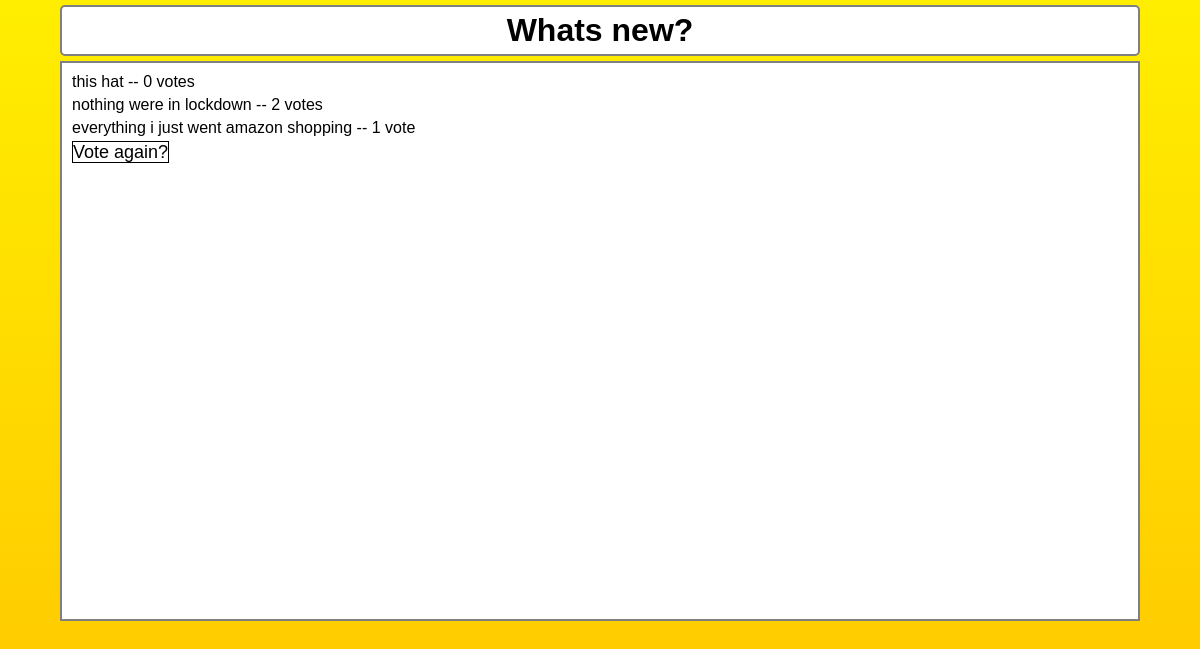
Page /polls/1/results/ on the committed database.
### polls/models.py (models this page shows, shortened)
class Question(models.Model):
    question_text = models.CharField(max_length=200)
    pub_date = models.DateTimeField('date published')
    def was_published_recently(self):
        now = timezone.now()
        return now - datetime.timedelta(days=1) <= self.pub_date <= now
    was_published_recently.admin_order_field = 'pub_date'
    was_published_recently.boolean = True
    was_published_recently.short_description = 'Published recently?'

class Choice(models.Model):
    question = models.ForeignKey(Question, on_delete=models.CASCADE)
    choice_text = models.CharField(max_length=200)
    votes = models.IntegerField(default=0)

### polls/views.py (the view)
# urls.py: path('<int:pk>/results/', views.ResultsView.as_view(), name='results'),
class ResultsView(generic.DetailView):
    model = Question
    template_name = 'polls/results.html'

### polls/templates/polls/results.html (shortened to what this page needs)
<!DOCTYPE html>
<html lang="en">
<head>
</head>
{% load static %}
<link rel="stylesheet" type="text/css" href="{% static 'polls/style.css' %}">
<body>
    <h1>{{ question.question_text }}</h1>
    <ul>
        {% for choice in question.choice_set.all %}
        <li>{{ choice.choice_text }} -- {{ choice.votes }} vote{{ choice.votes|pluralize }}</li>
        {% endfor %}
        <a id="revote" href="{% url 'polls:detail' question.id %}">Vote again?</a>
    </ul>
</body>
</html>

### polls/static/polls/style.css (style rules this page uses)
* { padding: 0; margin: 0; box-sizing: border-box; font-family: 'Raleway', sans-serif; }
body { height: 100vh; width: 100vw; background-image: linear-gradient(rgb(255, 238, 0), rgb(255, 196, 0)); background-size: contain; background-repeat: no-repeat; overflow: hidden; }
h1 { width: 90%; border: 2px solid grey; background-color: white; margin: 5px auto; text-align: center; border-radius: 5px; padding: 5px; }
ul { width: 90%; height: 70%; margin: auto; border: 2px solid grey; background-color: white; padding: 5px; list-style-type: none; }
li { margin: 5px; }
li a, #revote { text-decoration: none; color: black; font-size: 20px; }
#revote { font-size: 18px; margin: 5px; border: 1px solid black; backg padding: 2px; }

### rows in the picture
Question: question_text "Whats new?"
Choice: choice_text "this hat", votes "0"
Choice: choice_text "nothing were in lockdown", votes "2"
Choice: choice_text "everything i just went amazon shopping", votes "1"
